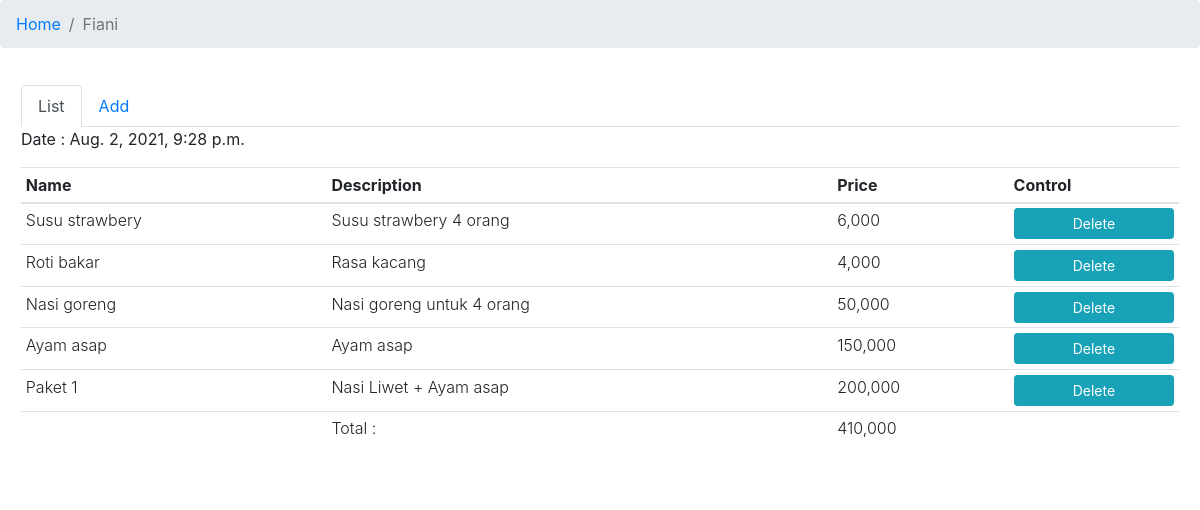
The page /15/detail/ on the database its author committed.
### account/models.py (models this page shows, shortened)
class Penjualan(models.Model):
    user = models.ForeignKey(User, on_delete=models.CASCADE, related_name='penjualans')
    pembeli = models.CharField(max_length=255)
    lunas = models.IntegerField(default=0)
    total = models.IntegerField(default=0)
    pub_date = models.DateTimeField(auto_now_add=True)
    class Meta:
        db_table = 'penjualan'

class Menu(models.Model):
    user = models.ForeignKey(User, on_delete=models.CASCADE, related_name='pakets')
    nama = models.CharField(max_length=255)
    deskripsi = models.CharField(max_length=1000)
    harga = models.IntegerField(default=0)
    pub_date = models.DateTimeField(auto_now_add=True)
    class Meta:
        db_table = 'menu'
    def __str__(self):
        return self.deskripsi

### account/views.py (the view)
# urls.py: path('<int:id>/detail/', penjualan_detail,name='detail'),
def penjualan_detail(request,id):
    datas = PenjualanDetail.objects.filter(penjualan=id)
    menus = Menu.objects.all()
    pembeli = Penjualan.objects.get(pk=id)
    total = 0
    for data in datas:
        x = Menu.objects.get(id=data.menu_id)
        total += x.harga
    new_form = None
    if request.method == 'POST':
        form = PenjualanDetailForm(data=request.POST)
        if form.is_valid():
            new_form = form.save(commit=False)
            new_form.penjualan = pembeli
            new_form.save()
            messages.success(request, "Add item success.")
            return redirect("account:detail",id)
    else:
        form = PenjualanDetailForm()
    return render(request,'account/add_penjualan_detail.html', {'datas':datas, 'menus':menus, 'total':total, 'pembeli':pembeli, 'form':form})

### account/templates/account/add_penjualan_detail.html (shortened to what this page needs)
{% extends 'base.html' %}
{% load humanize %}
{% block breadcrumb %}<li class="breadcrumb-item active" aria-current="page">{{ pembeli.pembeli|capfirst }}</li>{% endblock %}
{% block container %}
<ul class="nav nav-tabs" id="myTab" role="tablist">
  <li class="nav-item">
    <a class="nav-link active" id="home-tab" data-toggle="tab" href="#home" role="tab" aria-controls="home" aria-selected="true">List</a>
  </li>
  <li class="nav-item">
    <a class="nav-link" id="profile-tab" data-toggle="tab" href="#profile" role="tab" aria-controls="profile" aria-selected="false">Add</a>
  </li>
</ul>
<div class="tab-content" id="myTabContent">
  <div class="tab-pane fade show active" id="home" role="tabpanel" aria-labelledby="home-tab">
    <p>Date : {{ pembeli.pub_date }}</p>
    <table class="table table-sm font-weight-light">
      <thead>
        <tr>
          <th>Name</th>
          <th>Description</th>
          <th>Price</th>
          <th>Control</th>
        </tr>
      </thead>
      <tbody>
      {% for data in datas %}
      {% for menu in menus %}
      {% ifequal menu.id data.menu_id %}
      <tr>
        <td>{{menu.nama|capfirst}}</td>
        <td>{{menu.deskripsi|capfirst}}</td>
        <td>{{ menu.harga|intcomma }}</td>
        <td>
          <form action="{% url 'account:delete' data.id pembeli.id %}" method="post">
            <button type="submit" class="btn btn-info btn-sm btn-block">Delete</button>
          </form>
        </td>
      </tr>
      {% endifequal %}
      {% endfor %}
      {% endfor %}
      <tr>
        <td></td>
        <td>Total :</td>
        <td>{{total|intcomma}}</td>
        <td></td>
      </tr>
    </tbody>
    </table>
  </div>
</div>
{% endblock %}

### rows shown on the page
Penjualan: pembeli "Fiani", pub_date "Aug. 2, 2021, 9:28 p.m."
Menu: nama "Susu strawbery", deskripsi "Susu strawbery 4 orang", harga "6,000"
Menu: nama "Roti bakar", deskripsi "Rasa kacang", harga "4,000"
Menu: nama "Nasi goreng", deskripsi "Nasi goreng untuk 4 orang", harga "50,000"
Menu: nama "Ayam asap", deskripsi "Ayam asap", harga "150,000"
Menu: nama "Paket 1", deskripsi "Nasi Liwet + Ayam asap", harga "200,000"

### other values the page prints
{{ total|intcomma }} "410,000"
